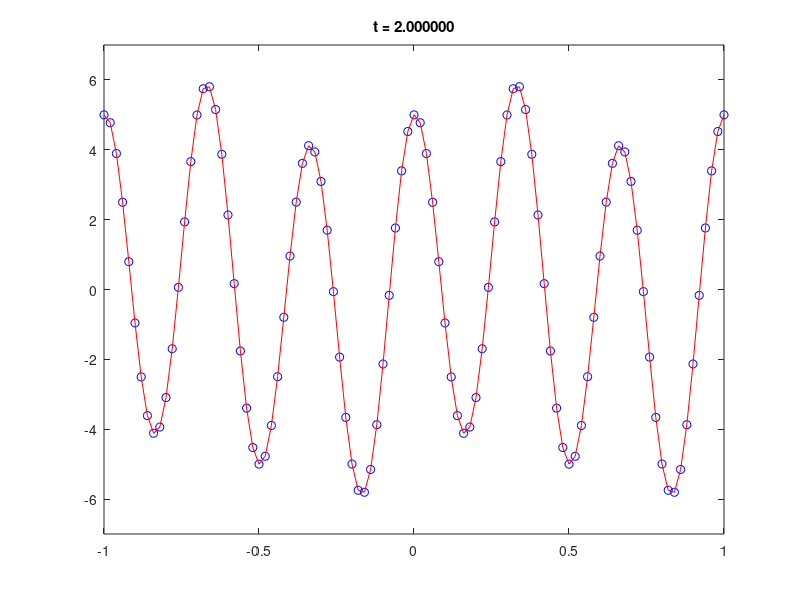
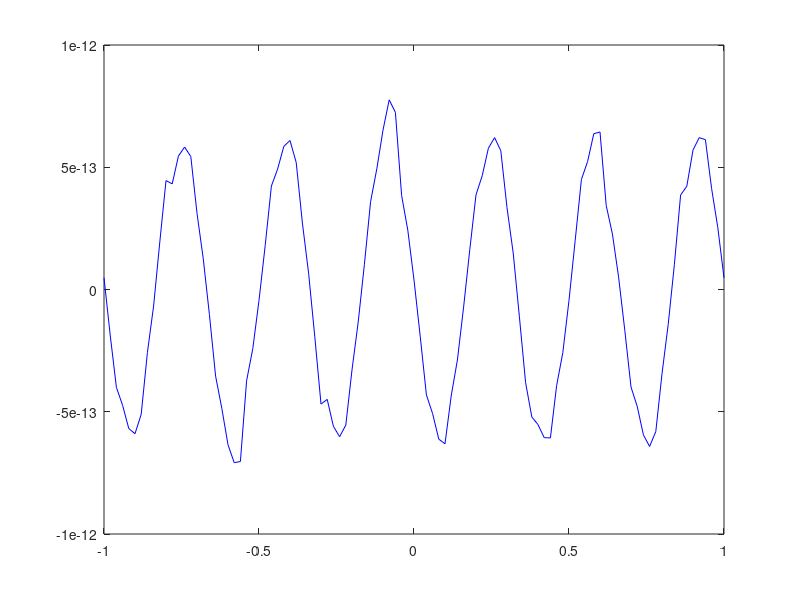

These charts were generated, in order, by the following MATLAB code:
%%%%%%%%%%%%%%%%%%%%%%%%%%%%%%%%%%%%%%%%%%%%%%%%%%%%%%%%%%%%%%%%%%%%%%%%%%%%%
%
% This MATLAB script computes the solution of the 1d advection equation
%
%    u_t + a u_x = 0
%
% on the periodic domain -1 < x < 1 with initial conditions
% 
%    u(x) = sin(2*pi*x) + 5*cos(6*pi*x)
%
% using the Lax-Wendroff scheme with an optimal time step of dt = dx/a.
%  
% Kevin T. Chu
% 2007 September
% 
%%%%%%%%%%%%%%%%%%%%%%%%%%%%%%%%%%%%%%%%%%%%%%%%%%%%%%%%%%%%%%%%%%%%%%%%%%%%%

clear 
format long
format compact

% PDE parameters
a = 5;

% visualization parameters
plot_axes = [-1 1 -7 7];

% time integration parameters
t_init  = 0.0;
t_final = 2.0;

% number of grid cells to use in computation
N = 100;  

% construct grid
dx = 2/N;
x = -1:dx:1-dx;  x = x';   % periodic grid point removed
x_plot = [x; x(1)+2];

% set dt 
dt = dx/a;

% construct central first-derivative operator (with periodic BCs)
G = (diag(ones(N-1,1),1) - diag(ones(N-1,1),-1))/2/dx;
G(1,N) = -1/2/dx;
G(N,1) = 1/2/dx;

% construct Laplacian operator (with periodic BCs) 
L = (diag(ones(N-1,1),1) - 2*diag(ones(N,1),0) + diag(ones(N-1,1),-1))/dx/dx;
L(1,N) = 1/dx/dx;
L(N,1) = 1/dx/dx;

% set initial data
u_init = sin(2*pi*x) + 5*cos(6*pi*x);


% Lax-Wendroff (optimal time step)
t = t_init;
u = u_init;
while (t < t_final)

  % plot solution
  figure(1); clf;
  plot(x_plot,[u; u(1)],'bo');
  hold on;
  u_exact = sin(2*pi*(x-a*t)) + 5*cos(6*pi*(x-a*t));
  plot(x_plot,[u_exact; u_exact(1)],'r');
  axis(plot_axes);
  title_string = sprintf('t = %f',t);
  title(title_string);
  drawnow

  % update solution
  u = u - a*dt*(G*u) + a*a*dt^2/2*(L*u); 

  % update time
  t = t + dt;

end

% compute exact solution
u_exact = sin(2*pi*(x-a*t)) + 5*cos(6*pi*(x-a*t));

% plot final result
figure(1); clf;
plot(x_plot,[u; u(1)],'bo');
hold on;
plot(x_plot,[u_exact; u_exact(1)],'r');
axis(plot_axes);
title_string = sprintf('t = %f',t);
title(title_string);

% compute error
err = u-u_exact;
err_L1_lax_wendroff_ots = sum(abs(err))*dx
err_L_inf_lax_wendroff_ots = max((err))

% plot error
figure(2); clf;
plot(x_plot,[err; err(1)],'b-');  


